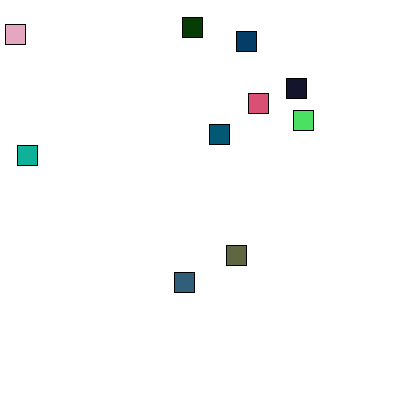
Frame 1 (no input)
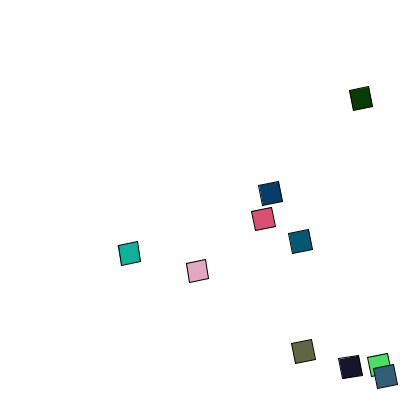
Frame 60 (the mouse pressed at the canvas centre just before this capture)
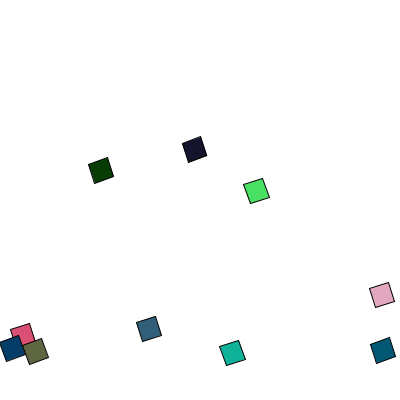
Frame 120 (the mouse held since frame 60 and released just before this capture)

The Processing sketch that drew these frames (run headless with seeded random() and noise(); from frame 60 on, the mouse is pressed at the canvas centre):

// Processing sketch: OBJECT_KOTAK_MEMANTUL
// ── OBJECT_KOTAK_MEMANTUL.pde
float[] squareX = new float[10];
float[] squareY = new float[10];
float[] speedX = new float[10];
float[] speedY = new float[10];
float[] squareAngles = new float[10];
color[] squareColors = new color[10];

void setup() {
  size(400, 400);
  
  for (int i = 0; i < 10; i++) {
    squareX[i] = random(width);
    squareY[i] = random(height);
    speedX[i] = random(1, 5);
    speedY[i] = random(1, 5);
    squareAngles[i] = 0; // sudut awal rotasi
    squareColors[i] = color(random(255), random(255), random(255)); // warna acak untuk setiap kotak
  }
}

void draw() {
  background(255);
  
  for (int i = 0; i < 10; i++) {
    fill(squareColors[i]); // set warna sebelum menggambar
    pushMatrix();
    translate(squareX[i], squareY[i]);
    rotate(squareAngles[i]); // rotasi kotak
    
    rectMode(CENTER);
    rect(0, 0, 20, 20); // kotak
    
    popMatrix();
    
    squareAngles[i] += 0.05; // kecepatan rotasi
    
    squareX[i] += speedX[i];
    squareY[i] += speedY[i];
    
    if (squareX[i] < 0 || squareX[i] > width) {
      speedX[i] *= -1;
    }
    if (squareY[i] < 0 || squareY[i] > height) {
      speedY[i] *= -1;
    }
  }
}
